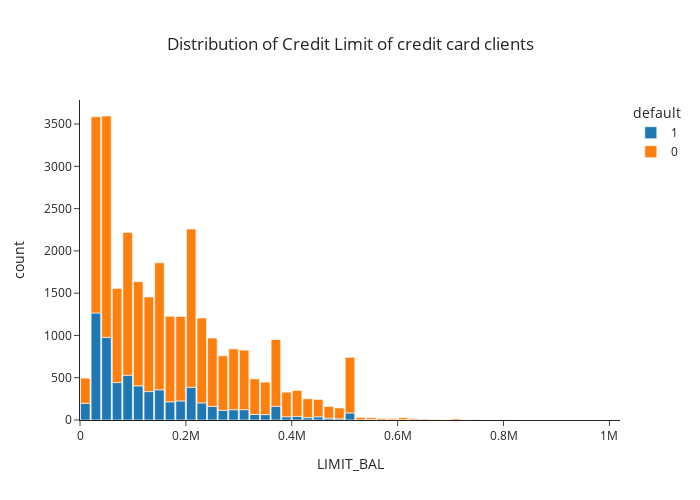

The code cell stored with this chart in its notebook:
### Code cell
fig = px.histogram(default_df, x="LIMIT_BAL", nbins=80, color="default",
                       template='simple_white',title='Distribution of Credit Limit of credit card clients',
                  width=700, height=500)
fig.update_layout(bargap=0.1,
                  title_x=0.5)
fig.show()

### Figure 1 — Plotly figure (JSON) as saved in the notebook; plotly's stock layout.template omitted (floating-point values rounded to 4 significant figures; data arrays with more than 128 entries replaced by an {"elided": "..."} marker saying what was removed)
{"data": [{"alignmentgroup": "True", "bingroup": "x", "hovertemplate": "default=1<br>LIMIT_BAL=%{x}<br>count=%{y}<extra></extra>", "legendgroup": "1", "marker": {"color": "#1F77B4"}, "name": "1", "nbinsx": 80, "offsetgroup": "1", "orientation": "v", "showlegend": true, "type": "histogram", "x": {"elided": "6636 int values"}, "xaxis": "x", "yaxis": "y"}, {"alignmentgroup": "True", "bingroup": "x", "hovertemplate": "default=0<br>LIMIT_BAL=%{x}<br>count=%{y}<extra></extra>", "legendgroup": "0", "marker": {"color": "#FF7F0E"}, "name": "0", "nbinsx": 80, "offsetgroup": "0", "orientation": "v", "showlegend": true, "type": "histogram", "x": {"elided": "23364 int values"}, "xaxis": "x", "yaxis": "y"}], "layout": {"bargap": 0.1, "barmode": "relative", "height": 500, "legend": {"title": {"text": "default"}, "tracegroupgap": 0}, "title": {"text": "Distribution of Credit Limit of credit card clients", "x": 0.5}, "width": 700, "xaxis": {"anchor": "y", "domain": [0, 1], "title": {"text": "LIMIT_BAL"}}, "yaxis": {"anchor": "x", "domain": [0, 1], "title": {"text": "count"}}}}
